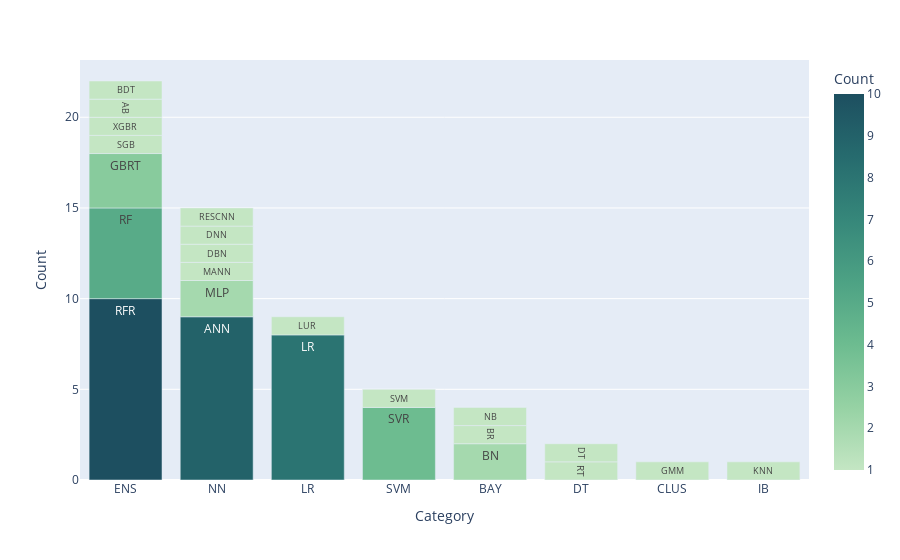

This figure's notebook cell:
### Markdown cell above
## Urban heat island

### Code cell
UHI_counts = getTechniqueCount(heat_island, heat_island_legend)
plot_data(UHI_counts,False, False, 0)

### Figure 1 — Plotly figure (JSON) as saved in the notebook; plotly's stock layout.template omitted (floating-point values rounded to 4 significant figures)
{"data": [{"alignmentgroup": "True", "hovertemplate": "Category=%{x}<br>Count=%{marker.color}<br>Filtered Tag=%{text}<extra></extra>", "legendgroup": "", "marker": {"color": [10, 9, 8, 5, 4, 3, 2, 2, 1, 1, 1, 1, 1, 1, 1, 1, 1, 1, 1, 1, 1, 1, 1, 1], "coloraxis": "coloraxis", "pattern": {"shape": ""}}, "name": "", "offsetgroup": "", "orientation": "v", "showlegend": false, "text": ["RFR", "ANN", "LR", "RF", "SVR", "GBRT", "BN", "MLP", "BR", "MANN", "SGB", "XGBR", "SVM", "AB", "NB", "RT", "DBN", "GMM", "LUR", "DNN", "RESCNN", "DT", "BDT", "KNN"], "textposition": "inside", "type": "bar", "x": ["ENS", "NN", "LR", "ENS", "SVM", "ENS", "BAY", "NN", "BAY", "NN", "ENS", "ENS", "SVM", "ENS", "BAY", "DT", "NN", "CLUS", "LR", "NN", "NN", "DT", "ENS", "IB"], "xaxis": "x", "y": [10, 9, 8, 5, 4, 3, 2, 2, 1, 1, 1, 1, 1, 1, 1, 1, 1, 1, 1, 1, 1, 1, 1, 1], "yaxis": "y"}], "layout": {"barmode": "relative", "coloraxis": {"colorbar": {"title": {"text": "Count"}}, "colorscale": [[0, "rgb(196, 230, 195)"], [0.1667, "rgb(150, 210, 164)"], [0.3333, "rgb(109, 188, 144)"], [0.5, "rgb(77, 162, 132)"], [0.6667, "rgb(54, 135, 122)"], [0.8333, "rgb(38, 107, 110)"], [1, "rgb(29, 79, 96)"]]}, "legend": {"tracegroupgap": 0}, "margin": {"t": 60}, "xaxis": {"anchor": "y", "domain": [0, 1], "title": {"text": "Category"}}, "yaxis": {"anchor": "x", "domain": [0, 1], "title": {"text": "Count"}}}}
